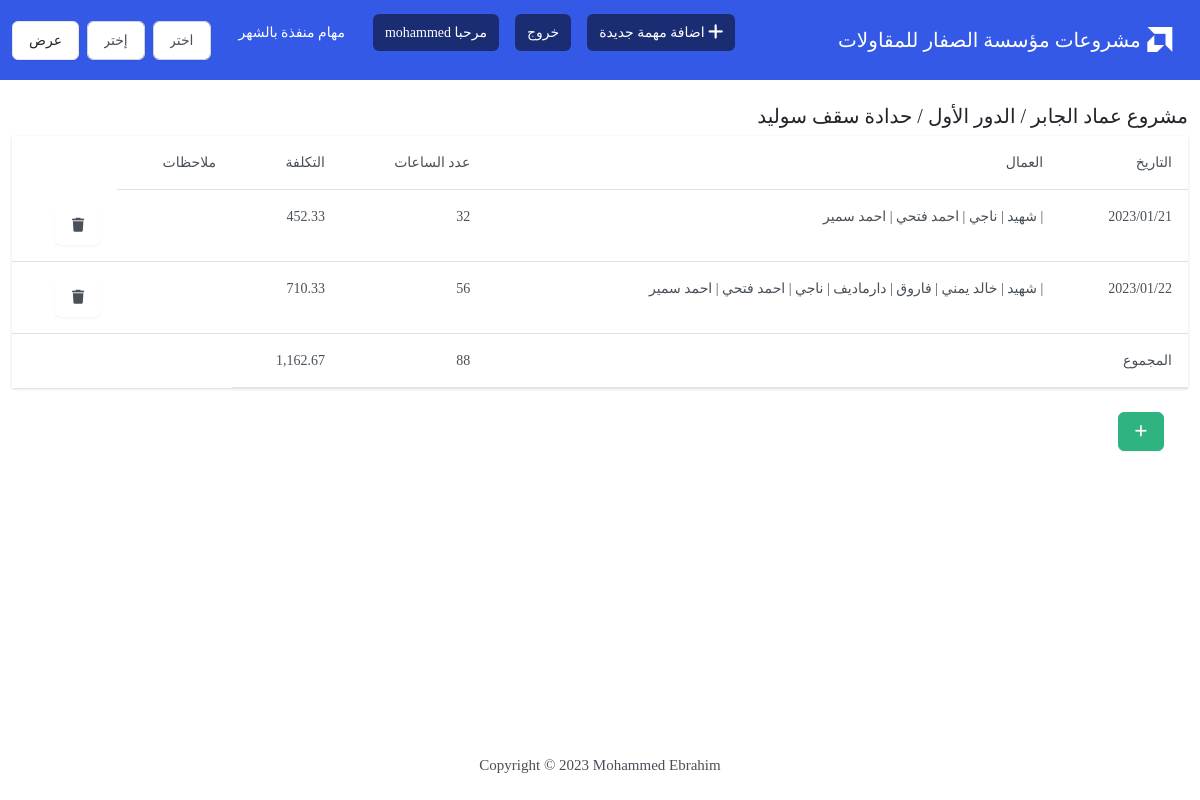
/showTimeSheet/8 (signed in), run on the app's committed database.
### studens/models.py (models this page shows, shortened)
class MissionTimeSheet(models.Model):
    date = models.DateField(default=date.today, verbose_name="التاريخ")
    mission = models.ForeignKey(Mission, on_delete=models.CASCADE, verbose_name="إسم المهمة")
    employee = models.ManyToManyField(Employee, verbose_name="إسم الموظفين")
    nots = models.TextField(null=True, blank=True, verbose_name="ملاحظات")
    @property
    def employee_format(self):
        txt = ""
        for  x in self.employee.all().values_list("name"):
            txt = txt + " | " + str(x[0])
        return txt
    @property
    def employee_count(self):
        x = self.employee.all().values_list("name")
        tottal_hours = len(x) * working_hours
        return tottal_hours
    @property
    def employee_cost(self):
        employeeName =[]
        cost_employe = 0
        for employee in self.employee.all().values_list("name","salary"):
            cost_employe+= (employee[1]/30) + working_lisence_year + igama_year + insurance + electric + cars
        return f"{cost_employe:.2f}"

### studens/views.py (the view)
# urls.py: path("showTimeSheet/<int:id>", views.TimeSheet, name="showTimeSheet"),
def TimeSheet(request,id):
	lis = []
	sta = MissionTimeSheet.objects.filter(mission__id=id)
	for i in sta:
		lis.append(list(i.employee.values_list("name","salary")))
	id_ = id
	conv_list = list(lis)
	target_mission = Mission.objects.get(id = id)
	title = f"{target_mission.project_Name} / {target_mission.project_Stage_format} / {target_mission.project_Job_Type}"
	hours =[]
	costlist =[]
	for item in conv_list:
		cost = 0
		for i in item:
			cost+= (i[1]/30) + working_lisence_year + igama_year + insurance + electric + cars
		hours.append(len(item)*8)
		costlist.append(cost)
	hours = f"{sum(hours):.0f}"
	costlist = f"{sum(costlist):,.2f}"
	return render(request, "studens/showTimeSheet.html", {
		"Mission":sta,
		"hours": hours,
		"costlist":costlist,
		"id_": id_,
		"title": title,
		})

### studens/models.py (called while the page is built)
    def __str__(self):
        return self.name

    def __str__(self):
        return self.name

    def __str__(self):
        return self.name

    @property
    def project_Stage_format(self):
        title =[]
        txt = ""
        for i, x in enumerate(self.stages.all()):
            title.append(x)
            txt = txt + " " + str(title[i])
        return txt

### studens/templates/studens/showTimeSheet.html (shortened to what this page needs)
{% extends "studens/base.html" %}
{% block body %}
<h5>{{ title }}</h5>
  <table class="table">
        <thead>
          <tr>
            <th>التاريخ</th>
            <th>العمال</th>
            <th>عدد الساعات</th>
            <th>التكلفة</th>
            <th>ملاحظات</th>
          </tr>
        </thead>
        <tbody>
        {% for row in Mission %}
          <tr>
            <th>{{ row.date|date:"Y/m/d" }}</th>
              <td>{{ row.employee_format }}</td>
              <td>{{ row.employee_count }}</td>
              <td>{{ row.employee_cost }}</td>
              <td>
              </td>
              <td>
                <button type="button" class="btn btn-brimary" data-bs-toggle="modal" data-bs-target="#deleteTimeSheet{{row.id}}">
                  <i class="fa-solid fa-trash"></i>
                </button>
              </td>
          </tr>
          {% endfor %}
          <tr>
            <td>المجموع</td>
            <td></td>
            <td>{{ hours }}</td>
            <td>{{ costlist }}</td>
          </tr>
        </tbody>
      </table>
      <div class="m-4">
      <a class="btn btn-success" href="{% url 'addTimeSheet' id_ %}">
        <i class="fa-solid fa-plus"></i>
    </a>
    </div>
{% endblock %}

### studens/templates/studens/navbar.html (shortened to what this page needs)
    {% now "Y" as current_year %}
    {% now "m" as current_month %}
<nav class="navbar navbar-expand-lg navbar-dark bg-primary">
  <div class="container-fluid">
    <a class="navbar-brand" href="{% url 'index' %}"><i class="bi bi-amd fa-lg">  </i> مشروعات مؤسسة الصفار للمقاولات</a>
    <div class="collapse navbar-collapse" id="navbarColor01">
      <ul class="navbar-nav me-auto">
        <li class="nav-item">
          <a class="nav-link active" href="{% url 'add' %}">
             اضافة مهمة جديدة
          </a>
        </li>
        {% if user.is_authenticated %}
        <li class="nav-item ">
          <a class="nav-link active" href="{% url 'logout' %}">خروج</a>
        </li>
        <li class="nav-item">
          <p class="nav-link active" >مرحبا {{ user.username }}</p>
        </li>
        {% else %}
        <li class="nav-item">
          <a class="nav-link active" href="{% url 'login' %}">دخول</a></li>
        </li>
        {% endif %}
        <li class="nav-item">
        <label class="nav-link" >مهام منفذة بالشهر</label>
      </li>
    </ul>
    <form class="d-flex col-3" method="POST" action="{% url 'index' %}">
      <select class="form-control me-sm-2" name="input_month">
          <option value={{ current_month }}>اختر الشهر</option>
      </select>
      <select class="form-control me-sm-2" name="input_year">
          <option value={{ current_year }} selected>إختر السنة</option>
      </select>
      <button class="btn btn-secondary me-2" type="submit">عرض</button>
    </form>
  </div>
</div>
  </nav>

### studens/templates/studens/base.html (style rules this page uses)
body { font-family: 'DroidArabicKufiRegular'; font-size: 15px; }

### data on the page
MissionTimeSheet: date "2023/01/21", employee_format "| شهيد | ناجي | احمد فتحي | احمد سمير", employee_count "32", employee_cost "452.33"
MissionTimeSheet: date "2023/01/22", employee_format "| شهيد | خالد يمني | فاروق | دارماديف | ناجي | احمد فتحي | احمد سمير", employee_count "56", employee_cost "710.33"

### other printed values
{{ user.username }} "mohammed"
{{ title }} "مشروع عماد الجابر / الدور الأول / حدادة سقف سوليد"
{{ hours }} "88"
{{ costlist }} "1,162.67"
